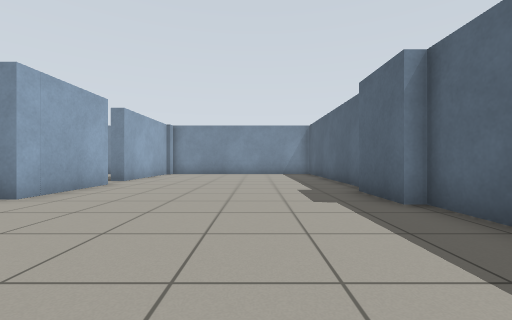
View 1 (above)

17 first-person views from a walk through a robot-simulator world made for Gazebo. The camera is 0.72 m above the floor, looks level and sees 90° across. The floor is counted in squares, 1 m on a side. Each view is taken from the middle of a square. On the plan, view 1 faces up. The plan holds only what a view shows up to about 9 squares ahead; the rest is blank.

View 2
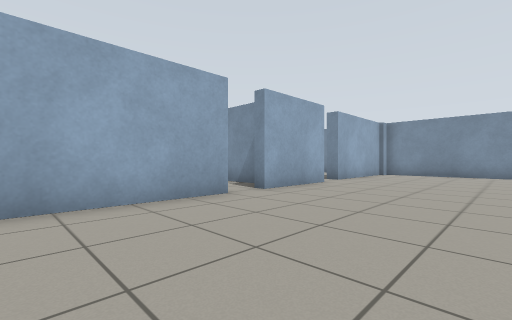

View 3
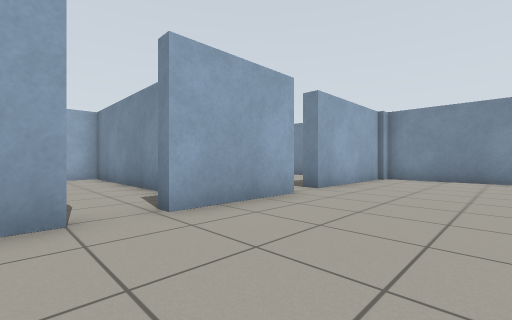

View 4
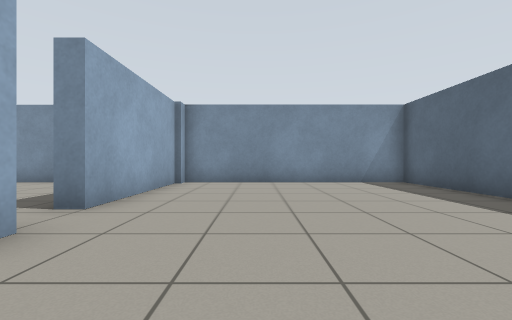

View 5
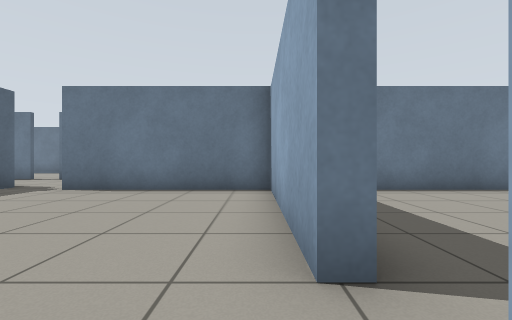

View 6
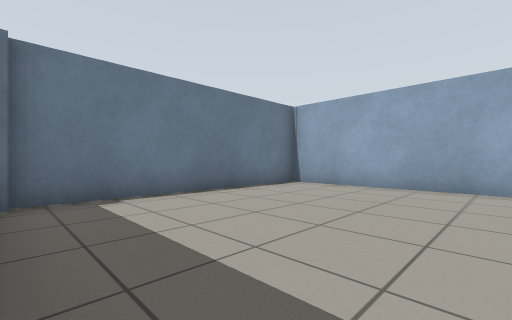

View 7
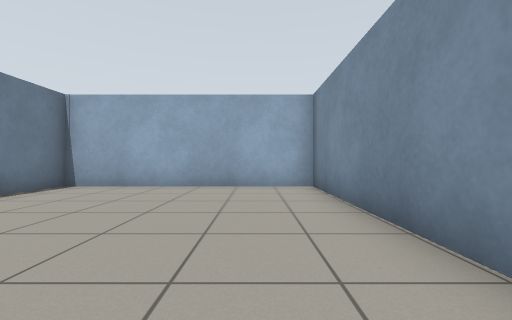

View 8
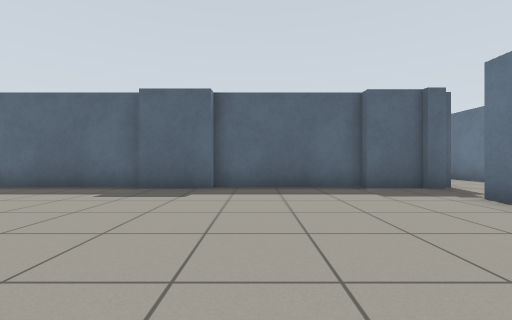

View 9
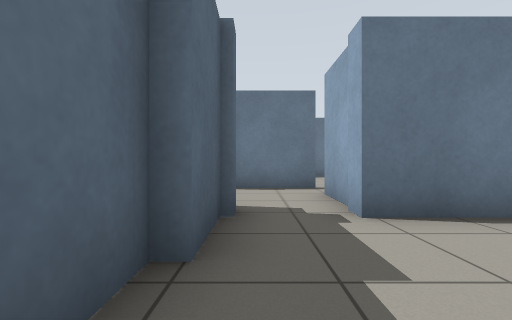

View 10
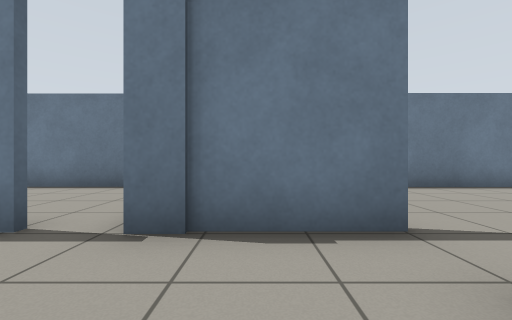

View 11
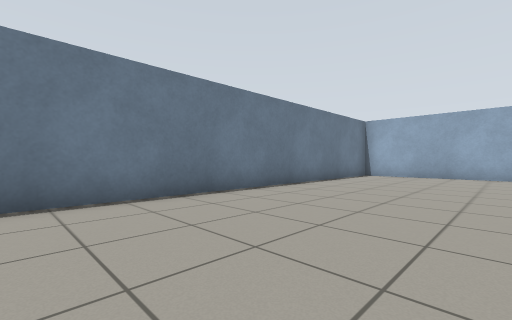

View 12
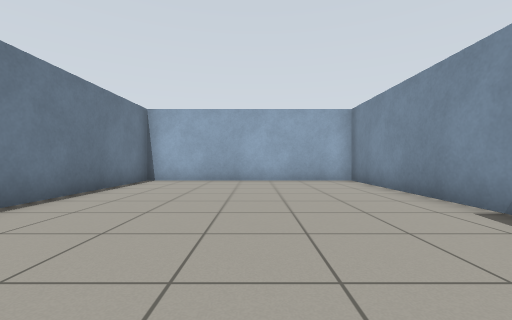

View 13
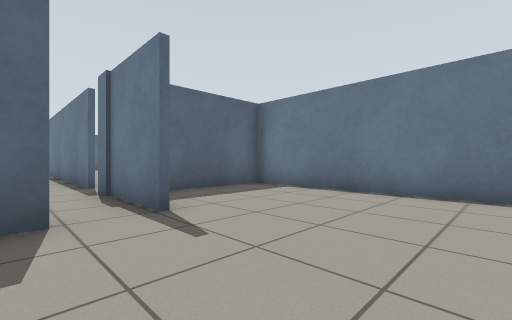

View 14
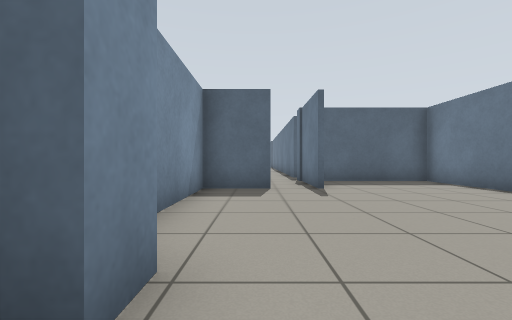

View 15
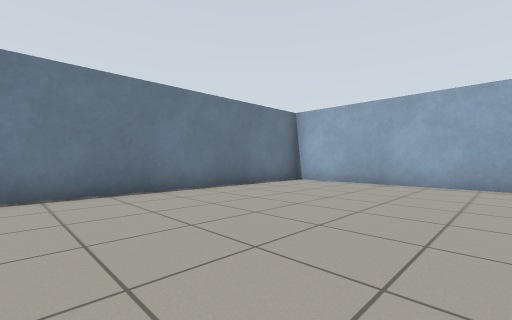

View 16
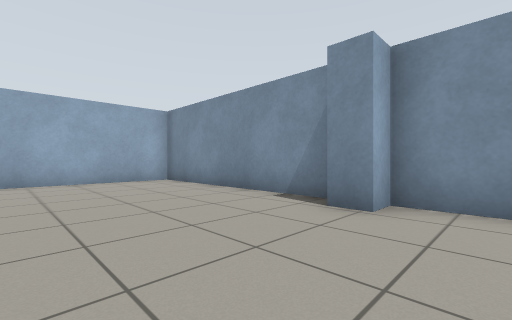

View 17
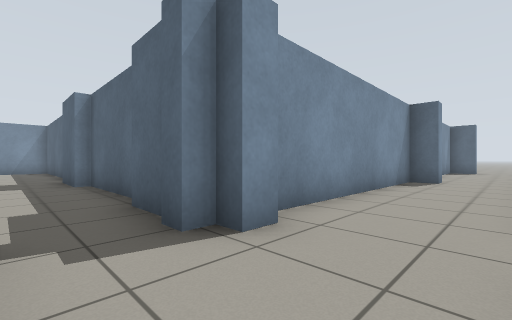

### Floor plan
Points are (right, up) in squares from view 1. A wall is a line through its corners. A room is listed if a view was taken in it or the views show most of it. See-through windows are left out.
Room 1 (views 1, 2, 3, 4, 5, 6, 7, 8, 9, 10)
walls: (-4.3, 7.6) (-4.3, 4.7) (-4.7, 4.7); (2.8, 6) (2.8, 13.2) (-4.3, 13.2) (-4.3, 8.7); (2.5, 4.1) (2.5, 6); (-4.8, 3.5) (-4.3, 3.5) (-4.3, -1.2) (0.6, -1.2) (0.6, -2.4); (2.8, 0.2) (2.8, 4.1); (2.5, -1.3) (2.5, 0.2); (2.8, -2.1) (2.8, -1.7) (2.3, -1.7) (2.3, -1.1)
ways out: opening at (1.5, -1.5) to room 3; opening at (-5, 4) to room 4; opening at (-5, 8)
Room 2 (views 11, 12, 13, 14, 15, 16)
walls: (-5.4, -1.7) (-12, -1.7) (-12, -8.8) (2.8, -8.8) (2.8, -5.3); (0.4, -3.4) (0.4, -1.7) (-4.3, -1.7) (-4.3, -2.4) (-5.1, -2.4)
ways out: opening at (1, -4) to room 3
Room 3 (view 17)
walls: (0.6, -2.4) (0.6, -3.4); (3.3, -2.1) (2.8, -2.1); (0.4, -4.6) (3.4, -4.6)
ways out: opening at (1.5, -1.5) to room 1; opening at (1, -4) to room 2; opening at (3, -3.5)
Room 4 (no view inside)
walls: (-5.6, 5.6) (-12, 5.6) (-12, -1.2) (-5, -1.2)
ways out: opening at (-5, 4) to room 1

Positions as (right, up) in squares from view 1, and headings:
1: (0, 0), facing up
2: (0, 0), facing up-left
3: (-1, 3), facing up-left
4: (-2, 5), facing up
5: (-4, 5), facing down
6: (-5, 4), facing down-left
7: (-5, 4), facing left
8: (-4, 3), facing right
9: (2, 2), facing down
10: (2, -2), facing down
11: (0, -4), facing down-left
12: (-3, -5), facing left
13: (-3, -3), facing down-right
14: (-6, -3), facing right
15: (-4, -3), facing down-left
16: (-3, -6), facing up-left
17: (1, -4), facing up-right
